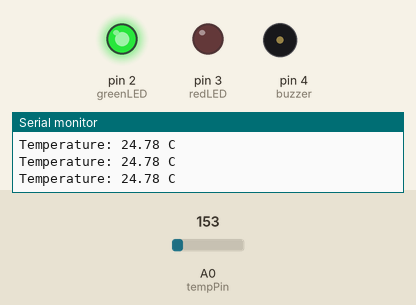
A sketch run on a simulated Arduino Uno, built with avr-gcc and run on an emulated ATmega328P. Parts: output pins drawn as LEDs (lit = HIGH), buzzer (waves = sounding), the last lines printed to the serial monitor. The inputs (shaded band) are chosen by the test bench; at power-on: A0 (tempPin) = 153.

Above: at 1.3 s.
1.4 s: A0 (tempPin) set to 165
2.9 s: A0 (tempPin) set to 189
At 3.6 s:
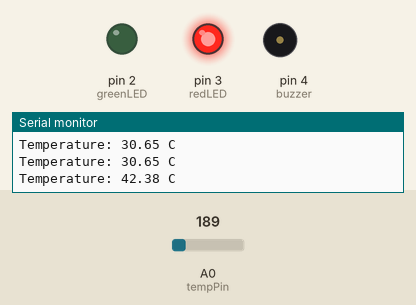
5.9 s: A0 (tempPin) set to 221
At 7.3 s:
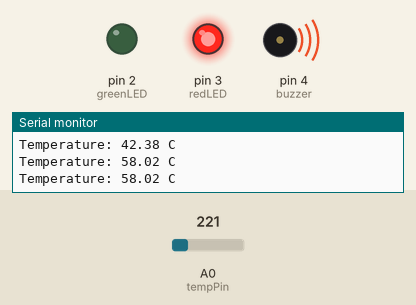
7.5 s: A0 (tempPin) set to 191
At 8.1 s:
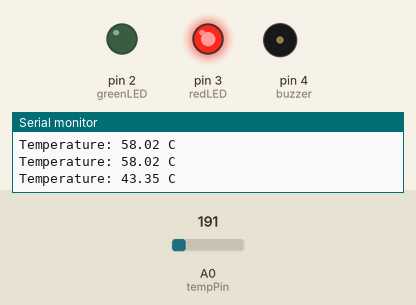
Timing chart, 0 to 11.5 s (numbered marks = the images above; inputs shaded):
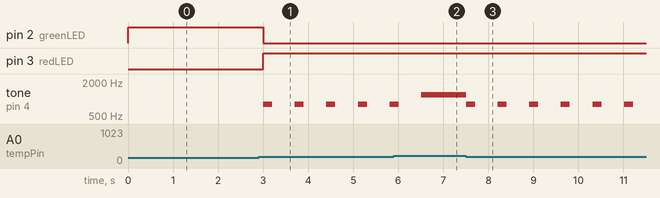

The sketch:

temp_Sensor.ino
```cpp
const int tempPin = A0;

const int greenLED = 2;
const int redLED = 3;
const int buzzer = 4;

float temperature;

void setup() {

  pinMode(greenLED, OUTPUT);
  pinMode(redLED, OUTPUT);
  pinMode(buzzer, OUTPUT);

  Serial.begin(9600);

}

void loop() {

  int sensorValue = analogRead(tempPin);

  float voltage = sensorValue * (5.0 / 1023.0);

  temperature = (voltage - 0.5) * 100;

  Serial.print("Temperature: ");
  Serial.print(temperature);
  Serial.println(" C");

  if (temperature < 35) {

    digitalWrite(greenLED, HIGH);
    digitalWrite(redLED, LOW);
    noTone(buzzer);

  }

  else if (temperature < 45) {

    digitalWrite(greenLED, LOW);
    digitalWrite(redLED, HIGH);

    tone(buzzer, 800);
    delay(200);
    noTone(buzzer);

  }

  else {

    digitalWrite(greenLED, LOW);
    digitalWrite(redLED, HIGH);

    tone(buzzer, 1200);

  }

  delay(500);

}
```

Measured:
- the behaviour switches between 173 and 174 on A0 (tempPin) (found by bisection; images 0 and 1)
- after the input at 2.9 s, pin 2 (greenLED): HIGH → LOW after 0.11 s; pin 3 (redLED): LOW → HIGH after 0.11 s; tone on pin 4 (buzzer): alternates 800 Hz for 0.20 s and silent for 0.50 s, starting after 0.11 s
- after the input at 7.5 s, tone on pin 4 (buzzer): alternates 800 Hz for 0.20 s and silent for 0.50 s, starting at once
